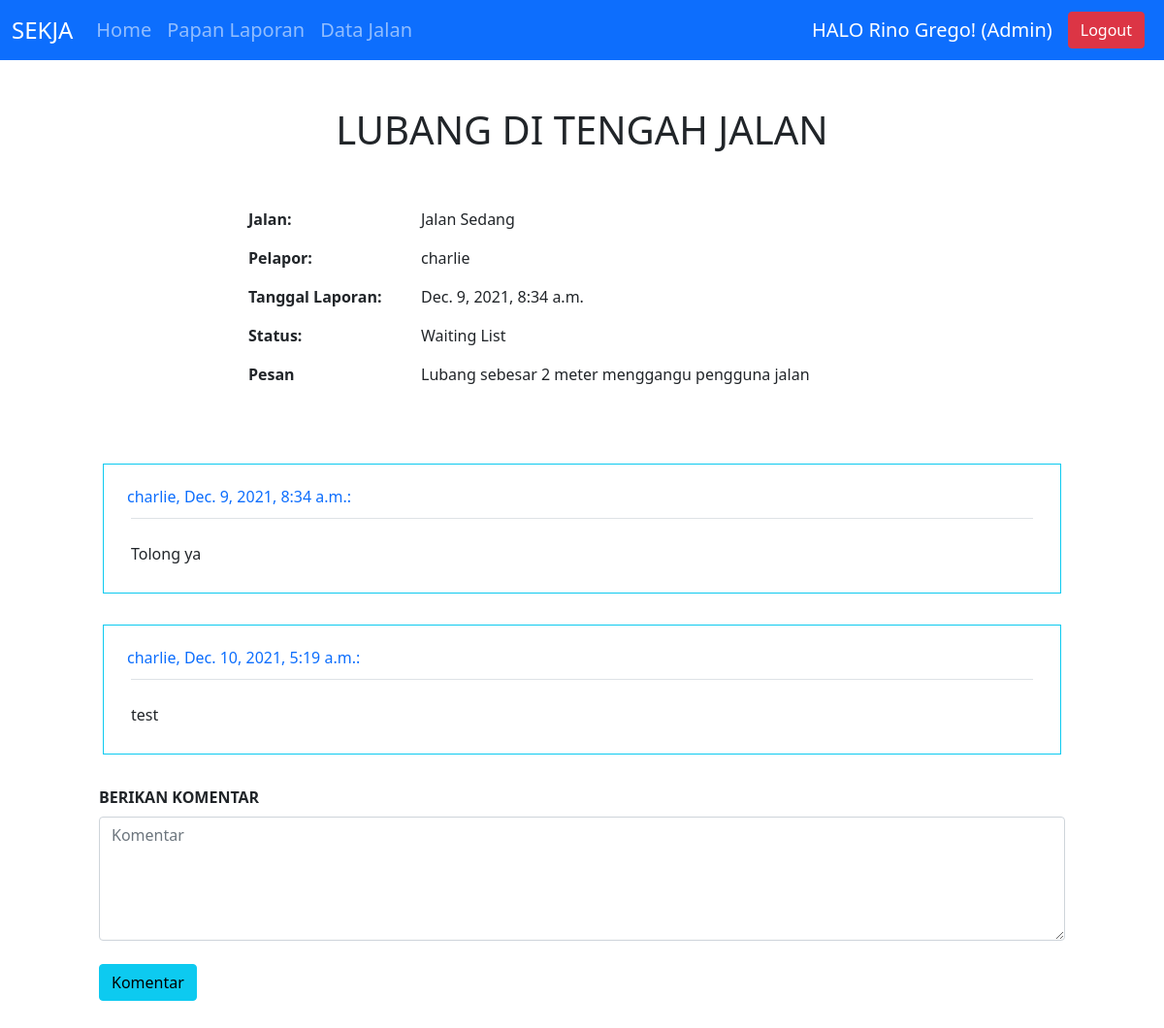
/laporan/11 (signed in), run on the app's committed database.
### sekja/models.py (models this page shows, shortened)
class User(AbstractBaseUser, PermissionsMixin):
   no_KK = models.CharField(max_length=16, unique=True)
   email = models.EmailField(max_length=254, unique=True)
   name = models.CharField(max_length=254, null=False, blank=False)
   is_staff = models.BooleanField(default=False)
   is_superuser = models.BooleanField(default=False)
   is_active = models.BooleanField(default=True)
   last_login = models.DateTimeField(null=True, blank=True)
   date_joined = models.DateTimeField(auto_now_add=True)
   ROLES = (
     (1, 'Admin'),
     (2, 'Pengguna')
    )
   status = models.PositiveSmallIntegerField(blank=False, choices=ROLES, default=2)
   USERNAME_FIELD = 'no_KK' # The name of the field that will serve as unique identifier (which will be the email field for us --> dari source)
   EMAIL_FIELD = 'email' # The name of the field that will be returned when get_email_field_name() is called on a User instance
   REQUIRED_FIELDS = ['email', 'name'] # Required fields besides the password and USERNAME_FIELD when signing up.
   objects = UserManager()
   def __str__(self):
      return f"{self.name}"

class Laporan(models.Model):
   user = models.ForeignKey(User, on_delete=models.CASCADE, related_name="membuat_laporan")
   jalan = models.ForeignKey(Jalan, on_delete=models.CASCADE, related_name="dilaporkan_dalam")
   judul = models.CharField(max_length=32, default="Tanpa Judul", blank=False, null=False)
   tanggal_laporan = models.DateTimeField(auto_now_add=True, null=False)
   LEVEL_STATUS = (
      ('W', 'Waiting List'),
      ('P', 'On Progress'),
      ('S', 'Selesai')
   )
   status = models.CharField(max_length=15, choices=LEVEL_STATUS, default='W', blank=False)
   pesan = models.CharField(max_length=512)

class Jalan(models.Model):
   nama_jalan = models.CharField(max_length=60, null=True)
   LEVEL_TIPE_JALAN = (
      ('V', 'Kelas V'),
      ('IV', 'Kelas IV'),
      ('III', 'Kelas III'),
      ('II', 'Kelas II'),
      ('I', 'Kelas I'),
   )
   tipe_jalan = models.CharField(max_length=10, choices=LEVEL_TIPE_JALAN)
   LEVEL_KONDISI_TROTOAR = (
      ('0', 'Skala 0'),
      ('1', 'Skala 1'),
      ('2', 'Skala 2'),
      ('3', 'Skala 3'),
   )
   kondisi_trotoar = models.CharField(max_length=10, choices=LEVEL_KONDISI_TROTOAR)
   LEVEL_KONDISI_PENERANGAN = (
      ('1', 'Skala 1'),
      ('2', 'Skala 2'),
      ('3', 'Skala 3'),
   )
   kondisi_penerangan = models.CharField(max_length=10, choices=LEVEL_KONDISI_PENERANGAN)
   LEVEL_KONDISI_JALAN = (
      ('1', 'Skala 1'),
      ('2', 'Skala 2'),
      ('3', 'Skala 3'),
      ('4', 'Skala 4'),
      ('5', 'Skala 5'),
   )
   kondisi_jalan = models.CharField(max_length=10, choices=LEVEL_KONDISI_JALAN)
   jalan_sekitar = models.ManyToManyField("self", related_name="berdekatan", symmetrical=True, blank=True)
   def __str__(self):
      return f"{self.nama_jalan}"

class Komentar(models.Model):
   laporan = models.ForeignKey(Laporan, on_delete=models.CASCADE, related_name="komentar")
   author = models.ForeignKey(User, on_delete=models.CASCADE, related_name="berkomentar", null=True)
   tanggal = models.DateTimeField(auto_now_add=True, null=False)
   komentar = models.CharField(max_length=512, null=False)

### sekja/views.py (the view, shortened to what this page needs)
# urls.py: path("laporan/<int:laporan_id>", views.laporan, name="laporan"),
@login_required(login_url='login')
def laporan(request, laporan_id):
   laporan = Laporan.objects.get(id=laporan_id)
   komentar = laporan.komentar.all()
   form = KomentarForm()
   return render(request, "sekja/laporan.html", {
      "laporan": laporan,
      "Komentar": komentar,
      "form": form,
      "user_status": "Admin" if request.user.status == 1 else "Pengguna",
   })

### sekja/forms.py
class KomentarForm(forms.Form):
   komentar = forms.CharField(max_length=256, widget=forms.Textarea(attrs={'class': 'form-control mt-2', 'style': 'height: 8rem;', 'placeholder': 'Komentar'}), label='')

### sekja/templates/sekja/laporan.html (shortened to what this page needs)
{% load static %}
<!DOCTYPE html>
<html lang="en">
<head>
   <link rel="stylesheet" href="{% static 'bootstrap-5.0.2-dist/css/bootstrap.min.css' %}">
</head>
<body>
   <nav class="navbar navbar-expand-lg navbar-dark bg-primary sticky-top">
      <div class="container-fluid">
         <a class="navbar-brand" style="font-size: 24px;">SEKJA</a>
         <div class="collapse navbar-collapse" id="navbarSupportedContent" style="font-size: 20px;">
            <ul class="navbar-nav me-auto mb-2 mb-lg-0">
               <li class="nav-item">
                  <a class="nav-link" aria-current="page" href="{% url 'index' %}">Home</a>
               </li>
               <li class="nav-item">
                  <a class="nav-link" aria-current="page" href="{% url 'papan_laporan' %}">Papan Laporan</a>
               </li>
               <li class="nav-item">
                  <a class="nav-link" aria-current="page" href="{% url 'jalan' %}">Data Jalan</a>
               </li>
            </ul>
         </div>
         {% if not request.user.is_authenticated %}
            <a href="{% url 'login' %}" class="btn btn-success me-2">Login</a>
            <a href="{% url 'register' %}" class="btn btn-light me-2">Register</a>
         {% else %}
            <a class="navbar-brand">HALO {{ request.user.name }}! ({{ user_status }})</a>
            <a href="{% url 'logout' %}" class="btn btn-danger me-2">Logout</a>
         {% endif %}
      </div>
   </nav>
   <div class="komentar-container container p-5">
      <div class="row text-center text-uppercase mb-5">
         <h1>{{ laporan.judul }}</h1>
      </div>
      <div class="row">
         <div class="col-md-2"></div>
         <div class="col-md-2 col-3"><p><b> Jalan: </b><p></div>
         <div class="col-md-7 col-9"><p> {{ laporan.jalan }} </p></div>
      </div>
      <div class="row">
         <div class="col-md-2"></div>
         <div class="col-md-2 col-3"><p><b> Pelapor: </b><p></div>
         <div class="col-md-7 col-9"><p> {{ laporan.user }} </p></div>
      </div>
      <div class="row">
         <div class="col-md-2"></div>
         <div class="col-md-2 col-3"><p><b> Tanggal Laporan: </b><p></div>
         <div class="col-md-7 col-9"><p> {{ laporan.tanggal_laporan }} </p></div>
      </div>
      <div class="row">
         <div class="col-md-2"></div>
         <div class="col-md-2 col-3"><p><b> Status: </b><p></div>
         <div class="col-md-7 col-9"><p>
            {% if laporan.status == "W" %}
               Waiting List
            {% elif laporan.status == "P" %}
               On Progress
            {% elif laporan.status == "S" %}
               Selesai
            {% endif %}
         </p></div>
      </div>
      <div class="row">
         <div class="col-md-2"></div>
         <div class="col-md-2 col-3"><p><b> Pesan </b><p></div>
         <div class="col-md-7 col-9"><p> {{ laporan.pesan }} </p></div>
      </div>
      <div class="row mt-5">
         <div class="lg-md-6">
            <div class="container Komentar-container">
               {% for komentar in Komentar %}
               <div class="row p-3">
                  <div class="container komentar-container border border-info p-4">
                     {% if komentar.author.status == 1 %}
                        <div class="row text-danger"><h6>(Admin) {{ komentar.author.name }}, {{ komentar.tanggal }}:</h6></div>
                     {% elif komentar.author.status == 2 %}
                        <div class="row text-primary"><h6>{{ komentar.author.name }}, {{ komentar.tanggal }}:</h6></div>
                     {% endif %}
                     <div class="row m-1 border-top pt-4">{{ komentar.komentar }}</div>
                  </div>
               </div>
               {% endfor %}
            </div>
            <div class="container buat-komentar-container mt-3">
               <b>BERIKAN KOMENTAR</b>
               <form action="{% url 'laporan' laporan.id %}" method="POST">
                  {{ form }}
                  <input class="btn btn-info mt-4" type="submit" value="Komentar">
               </form>
            </div>
         </div>
      </div>
   </div>
</body>
</html>

### data on the page
User: user.name "Rino Grego"
Laporan: judul "LUBANG DI TENGAH JALAN", jalan "Jalan Sedang", user "charlie", tanggal_laporan "Dec. 9, 2021, 8:34 a.m.", pesan "Lubang sebesar 2 meter menggangu pengguna jalan"
Komentar: author.name "charlie", tanggal "Dec. 9, 2021, 8:34 a.m.", komentar "Tolong ya"
Komentar: author.name "charlie", tanggal "Dec. 10, 2021, 5:19 a.m.", komentar "test"

### other printed values
{{ user_status }} "Admin"
